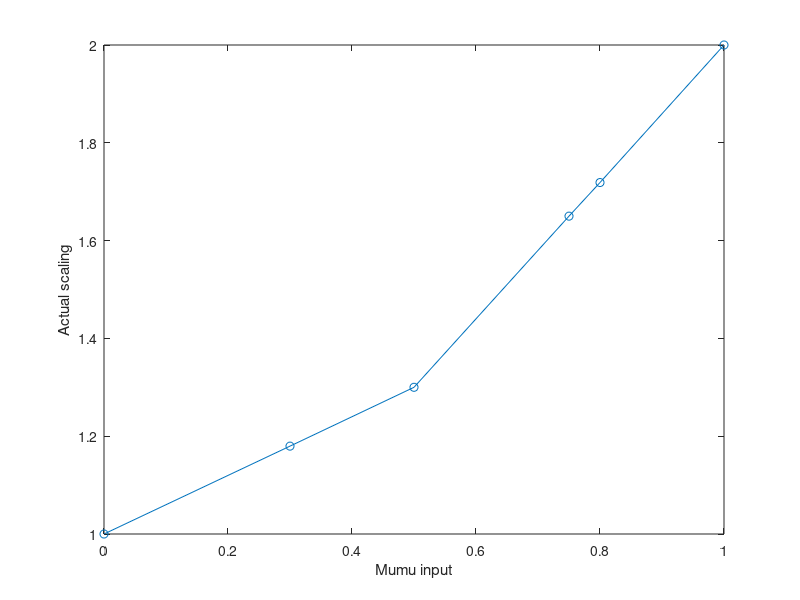

This figure's MATLAB source:
clear; close all; clc;

x=[0 0.3 0.5 0.75 0.8 1];
y=[1 1.1796875 1.3 1.65 1.71875 2];

figure; plot(x,y,'-o'); xlabel('Mumu input'); ylabel('Actual scaling')

%before 0.5
%y=0.6*x+1

%after 0.5
%y=1.4*x+0.6